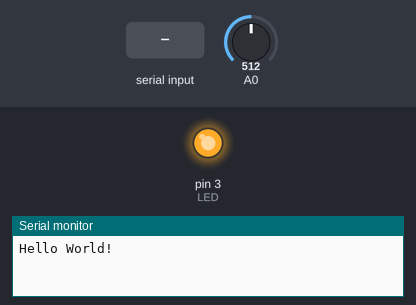
The sketch below on a simulated Arduino Uno, built with avr-gcc and run on an emulated ATmega328P. Parts: output pins drawn as LEDs (lit = HIGH), the last lines printed to the serial monitor. Inputs (shaded band) come from the test bench; at power-on: A0 = 512.

Above: at 1.2 s.
1.3 s: "on" received over Serial
At 1.9 s:
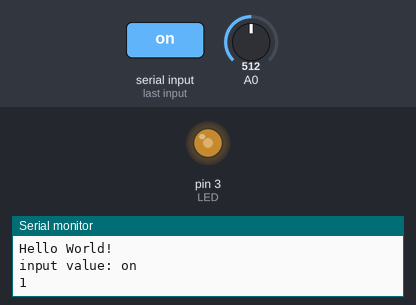
2.8 s: A0 set to 716
At 3.9 s:
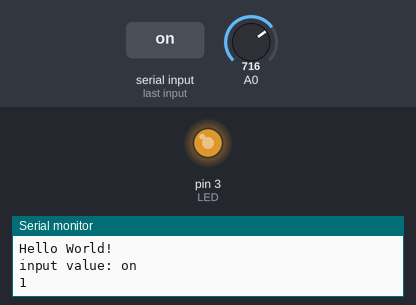
4.3 s: "1" received over Serial
At 5.2 s:
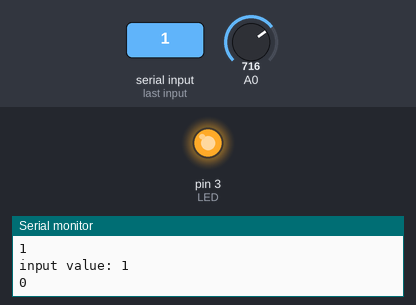
Timing chart, 0 to 7.3 s (numbered marks = the images above; inputs shaded):
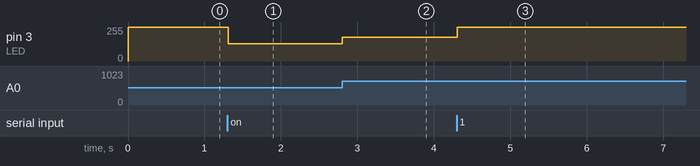

Measured:
- after the input at 1.3 s, pin 3 (LED): 255/255 → 128/255 at once
- after the input at 2.8 s, pin 3 (LED): 128/255 → 179/255 at once
- after the input at 4.3 s, pin 3 (LED): 179/255 → 255/255 at once

The sketch:

test_Vresistor.ino
```cpp
#include <SoftwareSerial.h>
int LED =3 ;//LED를 3번핀에 연결합니다.
int mySwitch = 0;
String myString=""; //받는 문자열
SoftwareSerial mySerial(4, 5); //블루투스의 Tx, Rx핀을 2번 3번핀으로 설정
void setup ()
{
  Serial.begin(9600);
  while (!Serial) {
    ; //시리얼통신이 연결되지 않았다면 코드 실행을 멈추고 무한 반복
  }
  Serial.println("Hello World!");

  //블루투스와 아두이노의 통신속도를 9600으로 설정
  mySerial.begin(9600);
  pinMode(LED,OUTPUT);//3번핀에 연결된 LED를 출력으로 설정합니다.
}
void loop()
{
  int analogInput = 0;
  int brightness = 0;
  while(Serial.available())  //mySerial 값이 있으면
  {
    char myChar = (char)Serial.read();  //mySerial int형식의 값을 char형식으로 변환
    myString+=myChar;   //수신되는 문자열을 myString에 모두 붙임 (1바이트씩 전송되는 것을 모두 붙임)
    delay(5);           //수신 문자열 끊김 방지
  }

  if(!myString.equals(""))  //myString 값이 있다면
  {
    Serial.println("input value: "+myString); //시리얼모니터에 myString값 출력

      if(myString.equals("on"))  //myString 값이 'on' 이라면
      {
        mySwitch = 1;
    Serial.println(mySwitch);
      } else {
        mySwitch = 0;
    Serial.println(mySwitch);
      }

    myString="";  //myString 변수값 초기화
  }
  if(mySwitch == 0){
    digitalWrite(LED,HIGH);
  }
  else {
    analogInput = analogRead(A0);//가변저항을 아날로그 0번핀에 연결하고 이를 입력으로 설정합니다.
    brightness = analogInput /4;// 가변저항의 입력값(0-1023사이의 값)을 LED의밝기값(0-255)의 값으로 변경해줍니다.
    analogWrite(LED, brightness);//가변저항의 값을 LED로 보내 출력합니다.
  }
}
```
